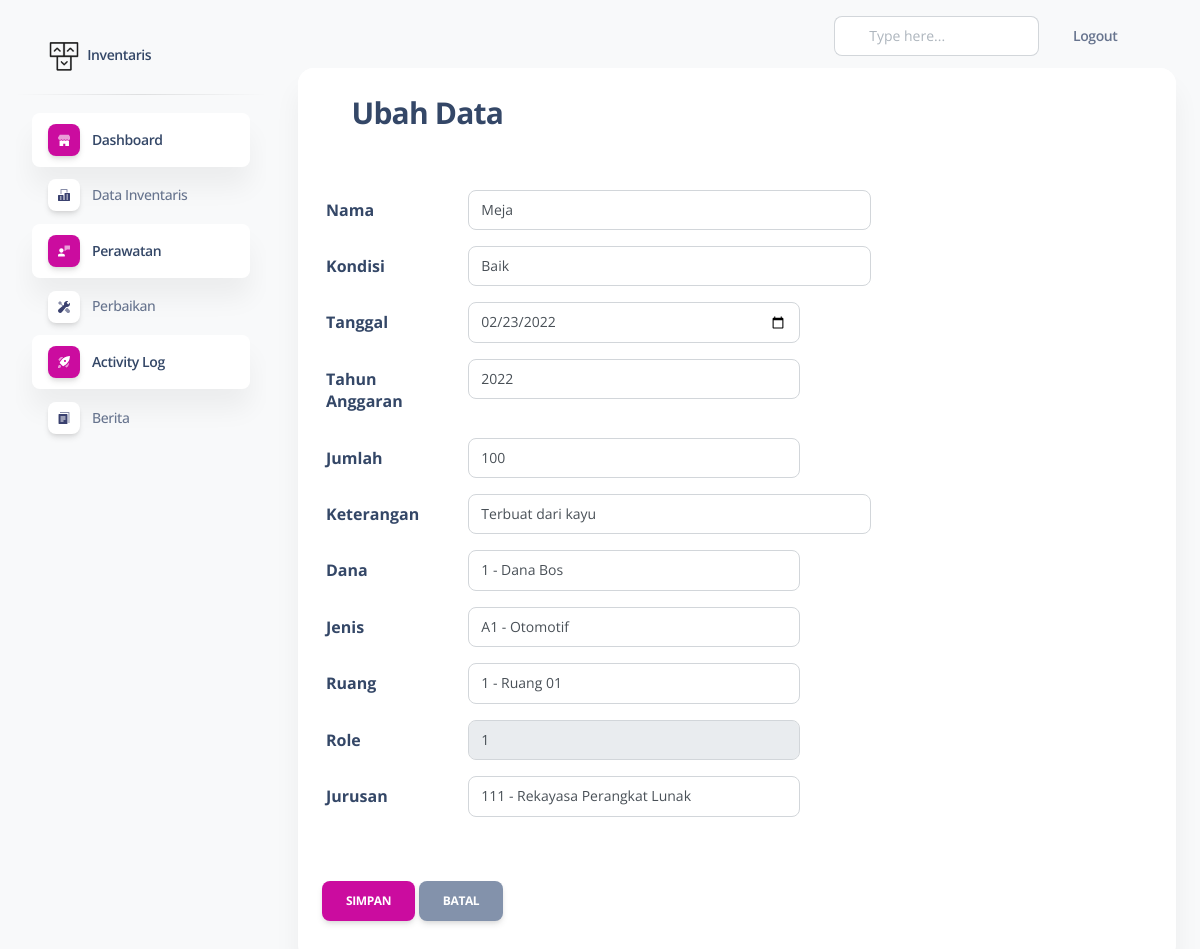
/includes/manager/index.php?page=edit-inv&kode=42 (signed in), run on the app's committed database.
### tables this page shows
CREATE TABLE `inventaris` (
  `id_inventaris` int(11) NOT NULL,
  `nama` varchar(100) NOT NULL,
  `kondisi` varchar(100) NOT NULL,
  `keterangan` varchar(100) NOT NULL,
  `nomor` int(11) NOT NULL,
  `jumlah` int(11) NOT NULL,
  `tanggal_register` date NOT NULL,
  `tahun_anggaran` int(11) NOT NULL,
  `id_dana` int(11) NOT NULL,
  `kode_inventaris` varchar(150) NOT NULL,
  `kode_jenis` varchar(100) NOT NULL,
  `id_ruang` int(11) NOT NULL,
  `id_level` int(11) NOT NULL,
  `kode_jurusan` int(11) NOT NULL,
  `berita` int(11) DEFAULT NULL
);

### includes/manager/inven/edit_inv.php (the view, shortened to what this page needs)
<?php
    if(isset($_GET['kode'])){
        $sql_cek = "SELECT * FROM inventaris WHERE id_inventaris='".$_GET['kode']."'";
        $query_cek = mysqli_query($conn, $sql_cek);
        $data_cek = mysqli_fetch_array($query_cek,MYSQLI_BOTH);
    }
?>
<div class="card card-success">
    <div class="card-header">
        <h3 class="card-title">
            <i class="fa fa-edit"></i> Ubah Data</h3>
    </div>
    <form action="" method="POST" enctype="multipart/form-data">
        <div class="card-body">
            <div class="form-group row">
                <label class="col-sm-2 col-form-label">Nama</label>
                <div class="col-sm-6">
                    <input type="text" class="form-control"  name="nama" value="<?php echo $data_cek['nama']; ?>"
                    />
                </div>
            </div>
            <div class="form-group row">
                <label class="col-sm-2 col-form-label">Kondisi</label>
                <div class="col-sm-6">
                    <input type="text" class="form-control" name="kondisi" value="<?php echo $data_cek['kondisi']; ?>"
                    />
                </div>
            </div>
                <div class="form-group row">
                <label class="col-sm-2 col-form-label">Tanggal</label>
                <div class="col-sm-5">
                    <input type="date" class="form-control"  name="tanggal_register"  value="<?php echo $data_cek['tanggal_register']; ?>" placeholder="Keterangan" required>
                </div>
            </div>
<div class="form-group row">
                <label class="col-sm-2 col-form-label">Tahun Anggaran</label>
                <div class="col-sm-5">
                    <input type="text" class="form-control" name="tahun_anggaran" value="<?php echo $data_cek['tahun_anggaran']; ?>" placeholder="Tahun Anggaran" required>
                </div>
            </div>
<div class="form-group row">
                <label class="col-sm-2 col-form-label">Jumlah</label>
                <div class="col-sm-5">
                    <input type="number" class="form-control"  name="jumlah" placeholder="Jumlah" value="<?php echo $data_cek['jumlah']; ?>" required>
                </div>
            </div>
            <div class="form-group row">
                <label class="col-sm-2 col-form-label">Keterangan</label>
                <div class="col-sm-6">
                    <input type="text" class="form-control" name="keterangan" value="<?php echo $data_cek['keterangan']; ?>"
                    />
                </div>
            </div>
<div class="form-group row">
                <label class="col-sm-2 col-form-label">Dana</label>
                <div class="col-sm-5">
                                    <?php
$sql1 = " SELECT * FROM dana ";
$result1 = mysqli_query($conn, $sql1);
echo "<select class='form-control' name='id_dana'>";
while ($row = mysqli_fetch_array($result1)) {
  echo "<option value='" . $row["id_dana"] . "'>" . $row["id_dana"] . " - " . $row["nama_dana"] ."</option>";
}
echo "</select>";
?>
                </div>
            </div>
    <div class="form-group row">
                <label class="col-sm-2 col-form-label">Jenis</label>
                <div class="col-sm-5">
                <?php
$sql1 = " SELECT * FROM jenis ";
$result1 = mysqli_query($conn, $sql1);
echo "<select class='form-control' name='kode_jenis'>";
while ($row = mysqli_fetch_array($result1)) {
  echo "<option value='" . $row["kode_jenis"] . "'>" . $row["kode_jenis"] . " - " . $row["nama_jenis"] ."</option>";
}
echo "</select>";
?>
                </div>
            </div>
            <div class="form-group row">
                <label class="col-sm-2 col-form-label">Ruang</label>
                <div class="col-sm-5">
                    <?php
$sql1 = " SELECT * FROM ruang ";
$result1 = mysqli_query($conn, $sql1);
echo "<select class='form-control' name='id_ruang'>";
while ($row = mysqli_fetch_array($result1)) {
  echo "<option value='" . $row["id_ruang"] . "'>" . $row["id_ruang"] . " - " . $row["nama_ruang"] ."</option>";
}
echo "</select>";
?>
                </div>
            </div>
<div class="form-group row">
                <label class="col-sm-2 col-form-label">Role</label>
                <div class="col-sm-5">
                    <input type="text" class="form-control" id="no_hp" name="id_level" placeholder="Role" value="<?php echo $data_cek['id_level']; ?>" readonly="true" required>
                </div>
            </div>
<div class="form-group row">
                <label class="col-sm-2 col-form-label">Jurusan</label>
                <div class="col-sm-5">
                    <?php
$sql1 = " SELECT * FROM jurusan ";
$result1 = mysqli_query($conn, $sql1);
echo "<select class='form-control' name='kode_jurusan'>";
while ($row = mysqli_fetch_array($result1)) {
  echo "<option value='" . $row["kode_jurusan"] . "'>" . $row["kode_jurusan"] . " - " . $row["nama_jurusan"] ."</option>";
}
echo "</select>";
?>
                </div>
            </div>
        </div>
        <div class="card-footer">
                <a href="" data-bs-toggle="modal" data-bs-target="#exampleModal12">
             <button type="submit"  class="btn btn-primary" >Simpan</button>
            </a>
            <a href="?page=data-inv" title="Kembali" class="btn btn-secondary">Batal</a>
        </div>
    </form>
</div>

### data on the page
inventaris: nama "Meja", kondisi "Baik", tanggal_register "02/23/2022", tahun_anggaran "2022", jumlah "100", keterangan "Terbuat dari kayu", id_level "1"

### other printed values
form field id_dana "1 - Dana Bos"
form field kode_jenis "A1 - Otomotif"
form field id_ruang "1 - Ruang 01"
form field kode_jurusan "111 - Rekayasa Perangkat Lunak"
